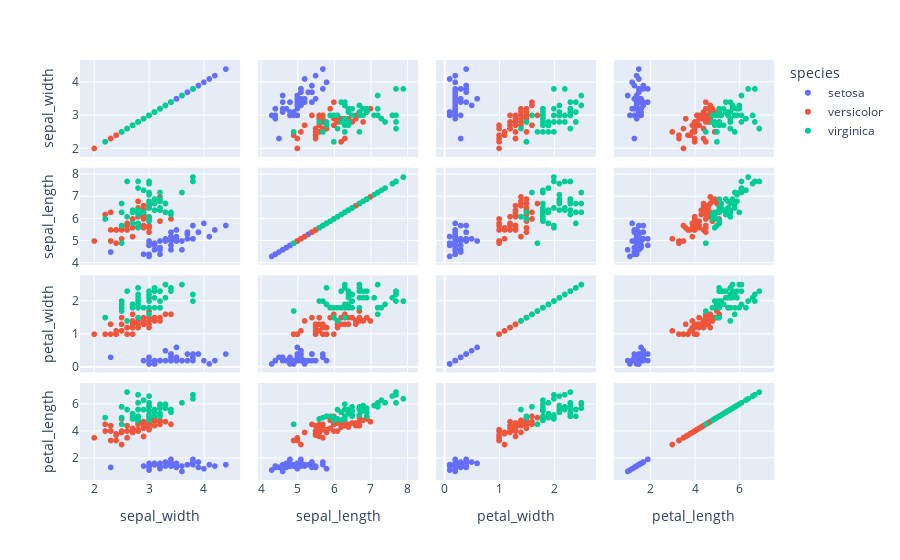

Notebook code cell kept with this figure:
### Code cell
fig = px.scatter_matrix(df, dimensions=["sepal_width", "sepal_length", "petal_width", "petal_length"], color="species")
fig.show()

### Figure 1 — Plotly figure (JSON) as saved in the notebook; plotly's stock layout.template omitted (floating-point values rounded to 4 significant figures)
{"data": [{"dimensions": [{"axis": {"matches": true}, "label": "sepal_width", "values": [3.5, 3, 3.2, 3.1, 3.6, 3.9, 3.4, 3.4, 2.9, 3.1, 3.7, 3.4, 3, 3, 4, 4.4, 3.9, 3.5, 3.8, 3.8, 3.4, 3.7, 3.6, 3.3, 3.4, 3, 3.4, 3.5, 3.4, 3.2, 3.1, 3.4, 4.1, 4.2, 3.1, 3.2, 3.5, 3.1, 3, 3.4, 3.5, 2.3, 3.2, 3.5, 3.8, 3, 3.8, 3.2, 3.7, 3.3]}, {"axis": {"matches": true}, "label": "sepal_length", "values": [5.1, 4.9, 4.7, 4.6, 5, 5.4, 4.6, 5, 4.4, 4.9, 5.4, 4.8, 4.8, 4.3, 5.8, 5.7, 5.4, 5.1, 5.7, 5.1, 5.4, 5.1, 4.6, 5.1, 4.8, 5, 5, 5.2, 5.2, 4.7, 4.8, 5.4, 5.2, 5.5, 4.9, 5, 5.5, 4.9, 4.4, 5.1, 5, 4.5, 4.4, 5, 5.1, 4.8, 5.1, 4.6, 5.3, 5]}, {"axis": {"matches": true}, "label": "petal_width", "values": [0.2, 0.2, 0.2, 0.2, 0.2, 0.4, 0.3, 0.2, 0.2, 0.1, 0.2, 0.2, 0.1, 0.1, 0.2, 0.4, 0.4, 0.3, 0.3, 0.3, 0.2, 0.4, 0.2, 0.5, 0.2, 0.2, 0.4, 0.2, 0.2, 0.2, 0.2, 0.4, 0.1, 0.2, 0.1, 0.2, 0.2, 0.1, 0.2, 0.2, 0.3, 0.3, 0.2, 0.6, 0.4, 0.3, 0.2, 0.2, 0.2, 0.2]}, {"axis": {"matches": true}, "label": "petal_length", "values": [1.4, 1.4, 1.3, 1.5, 1.4, 1.7, 1.4, 1.5, 1.4, 1.5, 1.5, 1.6, 1.4, 1.1, 1.2, 1.5, 1.3, 1.4, 1.7, 1.5, 1.7, 1.5, 1, 1.7, 1.9, 1.6, 1.6, 1.5, 1.4, 1.6, 1.6, 1.5, 1.5, 1.4, 1.5, 1.2, 1.3, 1.5, 1.3, 1.5, 1.3, 1.3, 1.3, 1.6, 1.9, 1.4, 1.6, 1.4, 1.5, 1.4]}], "hovertemplate": "species=setosa<br>%{xaxis.title.text}=%{x}<br>%{yaxis.title.text}=%{y}<extra></extra>", "legendgroup": "setosa", "marker": {"color": "#636efa", "symbol": "circle"}, "name": "setosa", "showlegend": true, "type": "splom"}, {"dimensions": [{"axis": {"matches": true}, "label": "sepal_width", "values": [3.2, 3.2, 3.1, 2.3, 2.8, 2.8, 3.3, 2.4, 2.9, 2.7, 2, 3, 2.2, 2.9, 2.9, 3.1, 3, 2.7, 2.2, 2.5, 3.2, 2.8, 2.5, 2.8, 2.9, 3, 2.8, 3, 2.9, 2.6, 2.4, 2.4, 2.7, 2.7, 3, 3.4, 3.1, 2.3, 3, 2.5, 2.6, 3, 2.6, 2.3, 2.7, 3, 2.9, 2.9, 2.5, 2.8]}, {"axis": {"matches": true}, "label": "sepal_length", "values": [7, 6.4, 6.9, 5.5, 6.5, 5.7, 6.3, 4.9, 6.6, 5.2, 5, 5.9, 6, 6.1, 5.6, 6.7, 5.6, 5.8, 6.2, 5.6, 5.9, 6.1, 6.3, 6.1, 6.4, 6.6, 6.8, 6.7, 6, 5.7, 5.5, 5.5, 5.8, 6, 5.4, 6, 6.7, 6.3, 5.6, 5.5, 5.5, 6.1, 5.8, 5, 5.6, 5.7, 5.7, 6.2, 5.1, 5.7]}, {"axis": {"matches": true}, "label": "petal_width", "values": [1.4, 1.5, 1.5, 1.3, 1.5, 1.3, 1.6, 1, 1.3, 1.4, 1, 1.5, 1, 1.4, 1.3, 1.4, 1.5, 1, 1.5, 1.1, 1.8, 1.3, 1.5, 1.2, 1.3, 1.4, 1.4, 1.7, 1.5, 1, 1.1, 1, 1.2, 1.6, 1.5, 1.6, 1.5, 1.3, 1.3, 1.3, 1.2, 1.4, 1.2, 1, 1.3, 1.2, 1.3, 1.3, 1.1, 1.3]}, {"axis": {"matches": true}, "label": "petal_length", "values": [4.7, 4.5, 4.9, 4, 4.6, 4.5, 4.7, 3.3, 4.6, 3.9, 3.5, 4.2, 4, 4.7, 3.6, 4.4, 4.5, 4.1, 4.5, 3.9, 4.8, 4, 4.9, 4.7, 4.3, 4.4, 4.8, 5, 4.5, 3.5, 3.8, 3.7, 3.9, 5.1, 4.5, 4.5, 4.7, 4.4, 4.1, 4, 4.4, 4.6, 4, 3.3, 4.2, 4.2, 4.2, 4.3, 3, 4.1]}], "hovertemplate": "species=versicolor<br>%{xaxis.title.text}=%{x}<br>%{yaxis.title.text}=%{y}<extra></extra>", "legendgroup": "versicolor", "marker": {"color": "#EF553B", "symbol": "circle"}, "name": "versicolor", "showlegend": true, "type": "splom"}, {"dimensions": [{"axis": {"matches": true}, "label": "sepal_width", "values": [3.3, 2.7, 3, 2.9, 3, 3, 2.5, 2.9, 2.5, 3.6, 3.2, 2.7, 3, 2.5, 2.8, 3.2, 3, 3.8, 2.6, 2.2, 3.2, 2.8, 2.8, 2.7, 3.3, 3.2, 2.8, 3, 2.8, 3, 2.8, 3.8, 2.8, 2.8, 2.6, 3, 3.4, 3.1, 3, 3.1, 3.1, 3.1, 2.7, 3.2, 3.3, 3, 2.5, 3, 3.4, 3]}, {"axis": {"matches": true}, "label": "sepal_length", "values": [6.3, 5.8, 7.1, 6.3, 6.5, 7.6, 4.9, 7.3, 6.7, 7.2, 6.5, 6.4, 6.8, 5.7, 5.8, 6.4, 6.5, 7.7, 7.7, 6, 6.9, 5.6, 7.7, 6.3, 6.7, 7.2, 6.2, 6.1, 6.4, 7.2, 7.4, 7.9, 6.4, 6.3, 6.1, 7.7, 6.3, 6.4, 6, 6.9, 6.7, 6.9, 5.8, 6.8, 6.7, 6.7, 6.3, 6.5, 6.2, 5.9]}, {"axis": {"matches": true}, "label": "petal_width", "values": [2.5, 1.9, 2.1, 1.8, 2.2, 2.1, 1.7, 1.8, 1.8, 2.5, 2, 1.9, 2.1, 2, 2.4, 2.3, 1.8, 2.2, 2.3, 1.5, 2.3, 2, 2, 1.8, 2.1, 1.8, 1.8, 1.8, 2.1, 1.6, 1.9, 2, 2.2, 1.5, 1.4, 2.3, 2.4, 1.8, 1.8, 2.1, 2.4, 2.3, 1.9, 2.3, 2.5, 2.3, 1.9, 2, 2.3, 1.8]}, {"axis": {"matches": true}, "label": "petal_length", "values": [6, 5.1, 5.9, 5.6, 5.8, 6.6, 4.5, 6.3, 5.8, 6.1, 5.1, 5.3, 5.5, 5, 5.1, 5.3, 5.5, 6.7, 6.9, 5, 5.7, 4.9, 6.7, 4.9, 5.7, 6, 4.8, 4.9, 5.6, 5.8, 6.1, 6.4, 5.6, 5.1, 5.6, 6.1, 5.6, 5.5, 4.8, 5.4, 5.6, 5.1, 5.1, 5.9, 5.7, 5.2, 5, 5.2, 5.4, 5.1]}], "hovertemplate": "species=virginica<br>%{xaxis.title.text}=%{x}<br>%{yaxis.title.text}=%{y}<extra></extra>", "legendgroup": "virginica", "marker": {"color": "#00cc96", "symbol": "circle"}, "name": "virginica", "showlegend": true, "type": "splom"}], "layout": {"dragmode": "select", "legend": {"title": {"text": "species"}, "tracegroupgap": 0}, "margin": {"t": 60}}}
